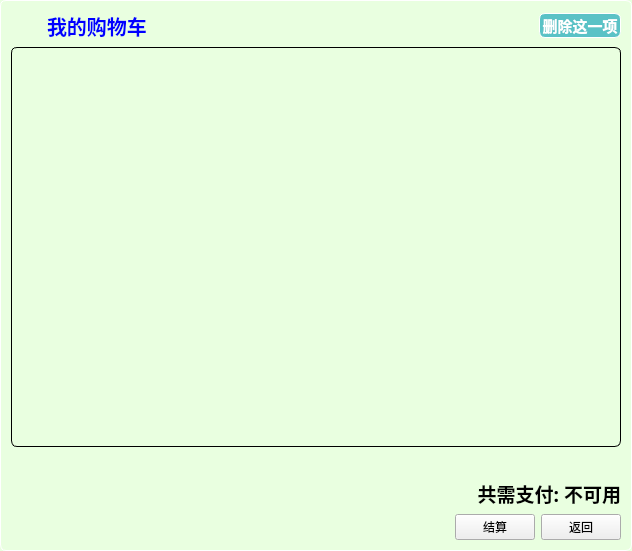
<?xml version="1.0" encoding="UTF-8"?>
<ui version="4.0">
 <class>CartDialog</class>
 <widget class="QDialog" name="CartDialog">
  <property name="geometry">
   <rect>
    <x>0</x>
    <y>0</y>
    <width>632</width>
    <height>551</height>
   </rect>
  </property>
  <property name="windowTitle">
   <string>我的购物车</string>
  </property>
  <property name="windowIcon">
   <iconset resource="resource.qrc">
    <normaloff>:/new/icons/cart.png</normaloff>:/new/icons/cart.png</iconset>
  </property>
  <property name="styleSheet">
   <string notr="true">QDialog
{
	border:0.5px solid white;
	border-radius:6px;
	
	background-color: rgb(233, 255, 224);
	min-width:80px;
	font-family:&quot;Microsoft YaHei&quot;;
	font-size:11pt;
	font-weight:bold;
	color:white;
}

</string>
  </property>
  <layout class="QVBoxLayout" name="verticalLayout">
   <item>
    <layout class="QHBoxLayout" name="horizontalLayout">
     <item>
      <widget class="QLabel" name="label_2">
       <property name="sizePolicy">
        <sizepolicy hsizetype="Fixed" vsizetype="Fixed">
         <horstretch>0</horstretch>
         <verstretch>0</verstretch>
        </sizepolicy>
       </property>
       <property name="minimumSize">
        <size>
         <width>30</width>
         <height>30</height>
        </size>
       </property>
       <property name="maximumSize">
        <size>
         <width>30</width>
         <height>30</height>
        </size>
       </property>
       <property name="text">
        <string/>
       </property>
       <property name="pixmap">
        <pixmap resource="resource.qrc">:/new/icons/icon.png</pixmap>
       </property>
       <property name="scaledContents">
        <bool>true</bool>
       </property>
      </widget>
     </item>
     <item>
      <widget class="QLabel" name="label">
       <property name="font">
        <font>
         <family>Microsoft YaHei</family>
         <pointsize>15</pointsize>
         <bold>true</bold>
        </font>
       </property>
       <property name="styleSheet">
        <string notr="true">QLabel{
	
	background-color:rgb(233, 255, 224);
	min-width:80px;
	font-family:&quot;Microsoft YaHei&quot;;
	font-size:15pt;
	font-weight:bold;
	color:blue;
}

</string>
       </property>
       <property name="text">
        <string>我的购物车</string>
       </property>
      </widget>
     </item>
     <item>
      <spacer name="horizontalSpacer_2">
       <property name="orientation">
        <enum>Qt::Horizontal</enum>
       </property>
       <property name="sizeHint" stdset="0">
        <size>
         <width>40</width>
         <height>20</height>
        </size>
       </property>
      </spacer>
     </item>
     <item>
      <widget class="QPushButton" name="delB">
       <property name="styleSheet">
        <string notr="true">QPushButton {
	border: 0.5px solid white;
	border-radius: 6px;
	background-color: rgb(90, 194, 198);
	min-width: 80px;
	font-family: &quot;Microsoft YaHei&quot;;
	font-size: 11pt;
	font-weight: bold;
	color: white;
}

QPushButton:hover {
	background-color: #1fab89;
}

QPushButton:pressed {
	background-color: #178f75;
}

QPushButton:disabled {
	background-color: gray;
	color: lightgray;
}
</string>
       </property>
       <property name="text">
        <string>删除这一项</string>
       </property>
      </widget>
     </item>
    </layout>
   </item>
   <item>
    <widget class="QTableWidget" name="tableWidget">
     <property name="styleSheet">
      <string notr="true">QTableWidget{
	border:0.5px solid black;
	border-radius:6px;
	
	background-color: rgb(233, 255, 224);
	min-width:80px;
	font-family:&quot;Microsoft YaHei&quot;;
	font-size:11pt;
	font-weight:bold;
	color:white;
}

</string>
     </property>
     <property name="editTriggers">
      <set>QAbstractItemView::NoEditTriggers</set>
     </property>
    </widget>
   </item>
   <item>
    <widget class="QLabel" name="saleL">
     <property name="font">
      <font>
       <family>微软雅黑 Light</family>
       <pointsize>11</pointsize>
      </font>
     </property>
     <property name="text">
      <string/>
     </property>
     <property name="alignment">
      <set>Qt::AlignRight|Qt::AlignTrailing|Qt::AlignVCenter</set>
     </property>
    </widget>
   </item>
   <item>
    <widget class="QLabel" name="countL">
     <property name="font">
      <font>
       <family>微软雅黑</family>
       <pointsize>14</pointsize>
       <bold>true</bold>
      </font>
     </property>
     <property name="text">
      <string>共需支付: 不可用</string>
     </property>
     <property name="alignment">
      <set>Qt::AlignRight|Qt::AlignTrailing|Qt::AlignVCenter</set>
     </property>
    </widget>
   </item>
   <item>
    <layout class="QHBoxLayout" name="horizontalLayout_2">
     <item>
      <spacer name="horizontalSpacer">
       <property name="orientation">
        <enum>Qt::Horizontal</enum>
       </property>
       <property name="sizeHint" stdset="0">
        <size>
         <width>40</width>
         <height>20</height>
        </size>
       </property>
      </spacer>
     </item>
     <item>
      <widget class="QPushButton" name="payB">
       <property name="text">
        <string>结算</string>
       </property>
      </widget>
     </item>
     <item>
      <widget class="QPushButton" name="cancelB">
       <property name="text">
        <string>返回</string>
       </property>
      </widget>
     </item>
    </layout>
   </item>
  </layout>
 </widget>
 <resources>
  <include location="resource.qrc"/>
 </resources>
 <connections/>
</ui>
